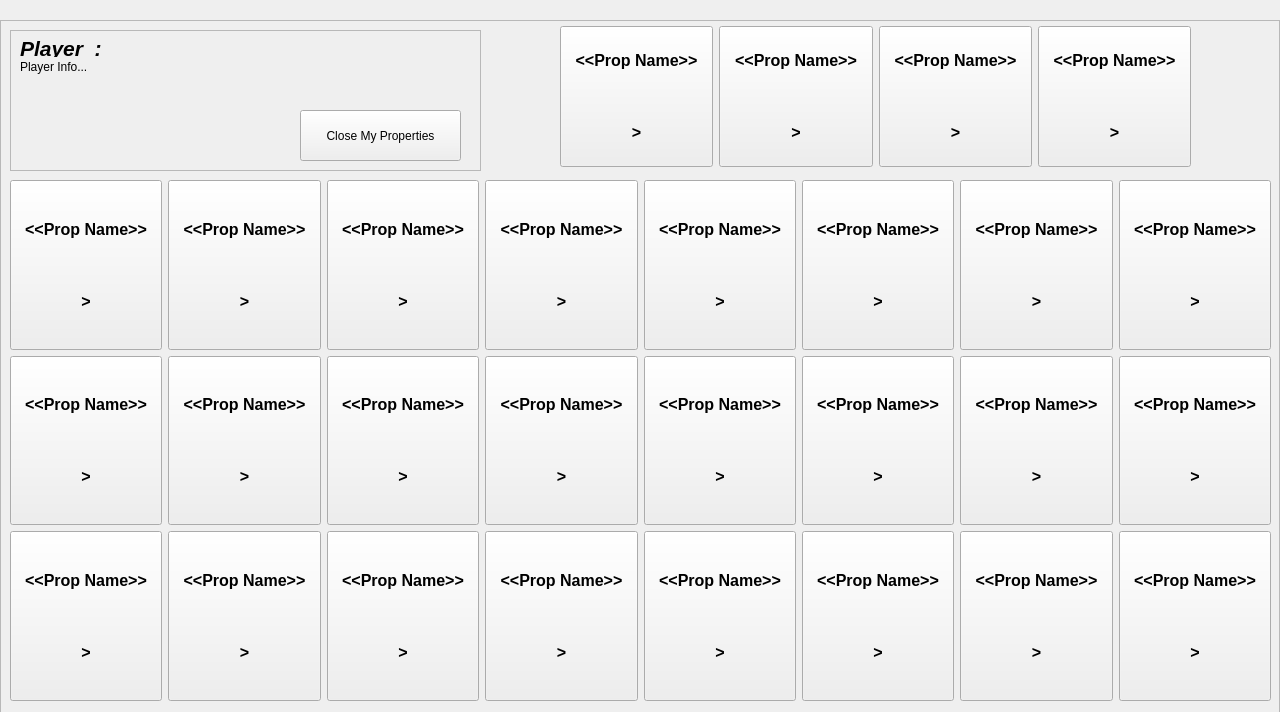
<?xml version="1.0" encoding="UTF-8"?>
<ui version="4.0">
 <class>propertyView</class>
 <widget class="QWidget" name="propertyView">
  <property name="geometry">
   <rect>
    <x>0</x>
    <y>0</y>
    <width>1280</width>
    <height>712</height>
   </rect>
  </property>
  <property name="windowTitle">
   <string>Property Viewer</string>
  </property>
  <property name="windowOpacity">
   <double>0.250000000000000</double>
  </property>
  <widget class="QFrame" name="frame_currentPlayerInfo">
   <property name="geometry">
    <rect>
     <x>0</x>
     <y>20</y>
     <width>1280</width>
     <height>720</height>
    </rect>
   </property>
   <property name="frameShape">
    <enum>QFrame::StyledPanel</enum>
   </property>
   <property name="frameShadow">
    <enum>QFrame::Raised</enum>
   </property>
   <widget class="QFrame" name="frame_playerInfo">
    <property name="geometry">
     <rect>
      <x>10</x>
      <y>10</y>
      <width>471</width>
      <height>141</height>
     </rect>
    </property>
    <property name="frameShape">
     <enum>QFrame::StyledPanel</enum>
    </property>
    <property name="frameShadow">
     <enum>QFrame::Raised</enum>
    </property>
    <widget class="QLabel" name="label_currPlayerName_2">
     <property name="geometry">
      <rect>
       <x>10</x>
       <y>10</y>
       <width>171</width>
       <height>17</height>
      </rect>
     </property>
     <property name="font">
      <font>
       <pointsize>16</pointsize>
       <weight>75</weight>
       <italic>true</italic>
       <bold>true</bold>
      </font>
     </property>
     <property name="text">
      <string>Player  :</string>
     </property>
     <property name="scaledContents">
      <bool>false</bool>
     </property>
    </widget>
    <widget class="QLabel" name="label_playerInfo_2">
     <property name="geometry">
      <rect>
       <x>10</x>
       <y>30</y>
       <width>271</width>
       <height>101</height>
      </rect>
     </property>
     <property name="text">
      <string>Player Info...</string>
     </property>
     <property name="alignment">
      <set>Qt::AlignLeading|Qt::AlignLeft|Qt::AlignTop</set>
     </property>
    </widget>
    <widget class="QPushButton" name="button_closeProperties">
     <property name="enabled">
      <bool>true</bool>
     </property>
     <property name="geometry">
      <rect>
       <x>290</x>
       <y>80</y>
       <width>161</width>
       <height>51</height>
      </rect>
     </property>
     <property name="autoFillBackground">
      <bool>false</bool>
     </property>
     <property name="text">
      <string>Close My Properties</string>
     </property>
    </widget>
   </widget>
   <widget class="QWidget" name="layoutWidget_3">
    <property name="geometry">
     <rect>
      <x>560</x>
      <y>6</y>
      <width>631</width>
      <height>141</height>
     </rect>
    </property>
    <layout class="QHBoxLayout" name="horizontalLayout_5">
     <item>
      <widget class="QPushButton" name="button_rr_1">
       <property name="sizePolicy">
        <sizepolicy hsizetype="Minimum" vsizetype="Minimum">
         <horstretch>0</horstretch>
         <verstretch>0</verstretch>
        </sizepolicy>
       </property>
       <property name="font">
        <font>
         <pointsize>12</pointsize>
         <weight>75</weight>
         <bold>true</bold>
        </font>
       </property>
       <property name="text">
        <string>&lt;&lt;Prop Name&gt;&gt;



&gt;</string>
       </property>
      </widget>
     </item>
     <item>
      <widget class="QPushButton" name="button_rr_2">
       <property name="sizePolicy">
        <sizepolicy hsizetype="Minimum" vsizetype="Minimum">
         <horstretch>0</horstretch>
         <verstretch>0</verstretch>
        </sizepolicy>
       </property>
       <property name="font">
        <font>
         <pointsize>12</pointsize>
         <weight>75</weight>
         <bold>true</bold>
        </font>
       </property>
       <property name="text">
        <string>&lt;&lt;Prop Name&gt;&gt;



&gt;</string>
       </property>
      </widget>
     </item>
     <item>
      <widget class="QPushButton" name="button_rr_3">
       <property name="sizePolicy">
        <sizepolicy hsizetype="Minimum" vsizetype="Minimum">
         <horstretch>0</horstretch>
         <verstretch>0</verstretch>
        </sizepolicy>
       </property>
       <property name="font">
        <font>
         <pointsize>12</pointsize>
         <weight>75</weight>
         <bold>true</bold>
        </font>
       </property>
       <property name="text">
        <string>&lt;&lt;Prop Name&gt;&gt;



&gt;</string>
       </property>
      </widget>
     </item>
     <item>
      <widget class="QPushButton" name="button_rr_4">
       <property name="sizePolicy">
        <sizepolicy hsizetype="Minimum" vsizetype="Minimum">
         <horstretch>0</horstretch>
         <verstretch>0</verstretch>
        </sizepolicy>
       </property>
       <property name="font">
        <font>
         <pointsize>12</pointsize>
         <weight>75</weight>
         <bold>true</bold>
        </font>
       </property>
       <property name="text">
        <string>&lt;&lt;Prop Name&gt;&gt;



&gt;</string>
       </property>
      </widget>
     </item>
    </layout>
   </widget>
   <widget class="QWidget" name="">
    <property name="geometry">
     <rect>
      <x>10</x>
      <y>160</y>
      <width>1261</width>
      <height>521</height>
     </rect>
    </property>
    <layout class="QVBoxLayout" name="verticalLayout">
     <item>
      <layout class="QHBoxLayout" name="horizontalLayout_1">
       <item>
        <widget class="QPushButton" name="button_pro_1">
         <property name="sizePolicy">
          <sizepolicy hsizetype="Minimum" vsizetype="Minimum">
           <horstretch>0</horstretch>
           <verstretch>0</verstretch>
          </sizepolicy>
         </property>
         <property name="font">
          <font>
           <pointsize>12</pointsize>
           <weight>75</weight>
           <bold>true</bold>
          </font>
         </property>
         <property name="text">
          <string>&lt;&lt;Prop Name&gt;&gt;



&gt;</string>
         </property>
        </widget>
       </item>
       <item>
        <widget class="QPushButton" name="button_pro_2">
         <property name="sizePolicy">
          <sizepolicy hsizetype="Minimum" vsizetype="Minimum">
           <horstretch>0</horstretch>
           <verstretch>0</verstretch>
          </sizepolicy>
         </property>
         <property name="font">
          <font>
           <pointsize>12</pointsize>
           <weight>75</weight>
           <bold>true</bold>
          </font>
         </property>
         <property name="text">
          <string>&lt;&lt;Prop Name&gt;&gt;



&gt;</string>
         </property>
        </widget>
       </item>
       <item>
        <widget class="QPushButton" name="button_pro_3">
         <property name="sizePolicy">
          <sizepolicy hsizetype="Minimum" vsizetype="Minimum">
           <horstretch>0</horstretch>
           <verstretch>0</verstretch>
          </sizepolicy>
         </property>
         <property name="font">
          <font>
           <pointsize>12</pointsize>
           <weight>75</weight>
           <bold>true</bold>
          </font>
         </property>
         <property name="text">
          <string>&lt;&lt;Prop Name&gt;&gt;



&gt;</string>
         </property>
        </widget>
       </item>
       <item>
        <widget class="QPushButton" name="button_pro_4">
         <property name="sizePolicy">
          <sizepolicy hsizetype="Minimum" vsizetype="Minimum">
           <horstretch>0</horstretch>
           <verstretch>0</verstretch>
          </sizepolicy>
         </property>
         <property name="font">
          <font>
           <pointsize>12</pointsize>
           <weight>75</weight>
           <bold>true</bold>
          </font>
         </property>
         <property name="text">
          <string>&lt;&lt;Prop Name&gt;&gt;



&gt;</string>
         </property>
        </widget>
       </item>
       <item>
        <widget class="QPushButton" name="button_pro_5">
         <property name="sizePolicy">
          <sizepolicy hsizetype="Minimum" vsizetype="Minimum">
           <horstretch>0</horstretch>
           <verstretch>0</verstretch>
          </sizepolicy>
         </property>
         <property name="font">
          <font>
           <pointsize>12</pointsize>
           <weight>75</weight>
           <bold>true</bold>
          </font>
         </property>
         <property name="text">
          <string>&lt;&lt;Prop Name&gt;&gt;



&gt;</string>
         </property>
        </widget>
       </item>
       <item>
        <widget class="QPushButton" name="button_pro_6">
         <property name="sizePolicy">
          <sizepolicy hsizetype="Minimum" vsizetype="Minimum">
           <horstretch>0</horstretch>
           <verstretch>0</verstretch>
          </sizepolicy>
         </property>
         <property name="font">
          <font>
           <pointsize>12</pointsize>
           <weight>75</weight>
           <bold>true</bold>
          </font>
         </property>
         <property name="text">
          <string>&lt;&lt;Prop Name&gt;&gt;



&gt;</string>
         </property>
        </widget>
       </item>
       <item>
        <widget class="QPushButton" name="button_pro_7">
         <property name="sizePolicy">
          <sizepolicy hsizetype="Minimum" vsizetype="Minimum">
           <horstretch>0</horstretch>
           <verstretch>0</verstretch>
          </sizepolicy>
         </property>
         <property name="font">
          <font>
           <pointsize>12</pointsize>
           <weight>75</weight>
           <bold>true</bold>
          </font>
         </property>
         <property name="text">
          <string>&lt;&lt;Prop Name&gt;&gt;



&gt;</string>
         </property>
        </widget>
       </item>
       <item>
        <widget class="QPushButton" name="button_pro_8">
         <property name="sizePolicy">
          <sizepolicy hsizetype="Minimum" vsizetype="Minimum">
           <horstretch>0</horstretch>
           <verstretch>0</verstretch>
          </sizepolicy>
         </property>
         <property name="font">
          <font>
           <pointsize>12</pointsize>
           <weight>75</weight>
           <bold>true</bold>
          </font>
         </property>
         <property name="text">
          <string>&lt;&lt;Prop Name&gt;&gt;



&gt;</string>
         </property>
        </widget>
       </item>
      </layout>
     </item>
     <item>
      <layout class="QHBoxLayout" name="horizontalLayout_3">
       <item>
        <widget class="QPushButton" name="button_pro_9">
         <property name="sizePolicy">
          <sizepolicy hsizetype="Minimum" vsizetype="Minimum">
           <horstretch>0</horstretch>
           <verstretch>0</verstretch>
          </sizepolicy>
         </property>
         <property name="font">
          <font>
           <pointsize>12</pointsize>
           <weight>75</weight>
           <bold>true</bold>
          </font>
         </property>
         <property name="text">
          <string>&lt;&lt;Prop Name&gt;&gt;



&gt;</string>
         </property>
        </widget>
       </item>
       <item>
        <widget class="QPushButton" name="button_pro_10">
         <property name="sizePolicy">
          <sizepolicy hsizetype="Minimum" vsizetype="Minimum">
           <horstretch>0</horstretch>
           <verstretch>0</verstretch>
          </sizepolicy>
         </property>
         <property name="font">
          <font>
           <pointsize>12</pointsize>
           <weight>75</weight>
           <bold>true</bold>
          </font>
         </property>
         <property name="text">
          <string>&lt;&lt;Prop Name&gt;&gt;



&gt;</string>
         </property>
        </widget>
       </item>
       <item>
        <widget class="QPushButton" name="button_pro_11">
         <property name="sizePolicy">
          <sizepolicy hsizetype="Minimum" vsizetype="Minimum">
           <horstretch>0</horstretch>
           <verstretch>0</verstretch>
          </sizepolicy>
         </property>
         <property name="font">
          <font>
           <pointsize>12</pointsize>
           <weight>75</weight>
           <bold>true</bold>
          </font>
         </property>
         <property name="text">
          <string>&lt;&lt;Prop Name&gt;&gt;



&gt;</string>
         </property>
        </widget>
       </item>
       <item>
        <widget class="QPushButton" name="button_pro_12">
         <property name="sizePolicy">
          <sizepolicy hsizetype="Minimum" vsizetype="Minimum">
           <horstretch>0</horstretch>
           <verstretch>0</verstretch>
          </sizepolicy>
         </property>
         <property name="font">
          <font>
           <pointsize>12</pointsize>
           <weight>75</weight>
           <bold>true</bold>
          </font>
         </property>
         <property name="text">
          <string>&lt;&lt;Prop Name&gt;&gt;



&gt;</string>
         </property>
        </widget>
       </item>
       <item>
        <widget class="QPushButton" name="button_pro_13">
         <property name="sizePolicy">
          <sizepolicy hsizetype="Minimum" vsizetype="Minimum">
           <horstretch>0</horstretch>
           <verstretch>0</verstretch>
          </sizepolicy>
         </property>
         <property name="font">
          <font>
           <pointsize>12</pointsize>
           <weight>75</weight>
           <bold>true</bold>
          </font>
         </property>
         <property name="text">
          <string>&lt;&lt;Prop Name&gt;&gt;



&gt;</string>
         </property>
        </widget>
       </item>
       <item>
        <widget class="QPushButton" name="button_pro_14">
         <property name="sizePolicy">
          <sizepolicy hsizetype="Minimum" vsizetype="Minimum">
           <horstretch>0</horstretch>
           <verstretch>0</verstretch>
          </sizepolicy>
         </property>
         <property name="font">
          <font>
           <pointsize>12</pointsize>
           <weight>75</weight>
           <bold>true</bold>
          </font>
         </property>
         <property name="text">
          <string>&lt;&lt;Prop Name&gt;&gt;



&gt;</string>
         </property>
        </widget>
       </item>
       <item>
        <widget class="QPushButton" name="button_pro_15">
         <property name="sizePolicy">
          <sizepolicy hsizetype="Minimum" vsizetype="Minimum">
           <horstretch>0</horstretch>
           <verstretch>0</verstretch>
          </sizepolicy>
         </property>
         <property name="font">
          <font>
           <pointsize>12</pointsize>
           <weight>75</weight>
           <bold>true</bold>
          </font>
         </property>
         <property name="text">
          <string>&lt;&lt;Prop Name&gt;&gt;



&gt;</string>
         </property>
        </widget>
       </item>
       <item>
        <widget class="QPushButton" name="button_pro_16">
         <property name="sizePolicy">
          <sizepolicy hsizetype="Minimum" vsizetype="Minimum">
           <horstretch>0</horstretch>
           <verstretch>0</verstretch>
          </sizepolicy>
         </property>
         <property name="font">
          <font>
           <pointsize>12</pointsize>
           <weight>75</weight>
           <bold>true</bold>
          </font>
         </property>
         <property name="text">
          <string>&lt;&lt;Prop Name&gt;&gt;



&gt;</string>
         </property>
        </widget>
       </item>
      </layout>
     </item>
     <item>
      <layout class="QHBoxLayout" name="horizontalLayout_4">
       <item>
        <widget class="QPushButton" name="button_pro_17">
         <property name="sizePolicy">
          <sizepolicy hsizetype="Minimum" vsizetype="Minimum">
           <horstretch>0</horstretch>
           <verstretch>0</verstretch>
          </sizepolicy>
         </property>
         <property name="font">
          <font>
           <pointsize>12</pointsize>
           <weight>75</weight>
           <bold>true</bold>
          </font>
         </property>
         <property name="text">
          <string>&lt;&lt;Prop Name&gt;&gt;



&gt;</string>
         </property>
        </widget>
       </item>
       <item>
        <widget class="QPushButton" name="button_pro_18">
         <property name="sizePolicy">
          <sizepolicy hsizetype="Minimum" vsizetype="Minimum">
           <horstretch>0</horstretch>
           <verstretch>0</verstretch>
          </sizepolicy>
         </property>
         <property name="font">
          <font>
           <pointsize>12</pointsize>
           <weight>75</weight>
           <bold>true</bold>
          </font>
         </property>
         <property name="text">
          <string>&lt;&lt;Prop Name&gt;&gt;



&gt;</string>
         </property>
        </widget>
       </item>
       <item>
        <widget class="QPushButton" name="button_pro_19">
         <property name="sizePolicy">
          <sizepolicy hsizetype="Minimum" vsizetype="Minimum">
           <horstretch>0</horstretch>
           <verstretch>0</verstretch>
          </sizepolicy>
         </property>
         <property name="font">
          <font>
           <pointsize>12</pointsize>
           <weight>75</weight>
           <bold>true</bold>
          </font>
         </property>
         <property name="text">
          <string>&lt;&lt;Prop Name&gt;&gt;



&gt;</string>
         </property>
        </widget>
       </item>
       <item>
        <widget class="QPushButton" name="button_pro_20">
         <property name="sizePolicy">
          <sizepolicy hsizetype="Minimum" vsizetype="Minimum">
           <horstretch>0</horstretch>
           <verstretch>0</verstretch>
          </sizepolicy>
         </property>
         <property name="font">
          <font>
           <pointsize>12</pointsize>
           <weight>75</weight>
           <bold>true</bold>
          </font>
         </property>
         <property name="text">
          <string>&lt;&lt;Prop Name&gt;&gt;



&gt;</string>
         </property>
        </widget>
       </item>
       <item>
        <widget class="QPushButton" name="button_pro_21">
         <property name="sizePolicy">
          <sizepolicy hsizetype="Minimum" vsizetype="Minimum">
           <horstretch>0</horstretch>
           <verstretch>0</verstretch>
          </sizepolicy>
         </property>
         <property name="font">
          <font>
           <pointsize>12</pointsize>
           <weight>75</weight>
           <bold>true</bold>
          </font>
         </property>
         <property name="text">
          <string>&lt;&lt;Prop Name&gt;&gt;



&gt;</string>
         </property>
        </widget>
       </item>
       <item>
        <widget class="QPushButton" name="button_pro_22">
         <property name="sizePolicy">
          <sizepolicy hsizetype="Minimum" vsizetype="Minimum">
           <horstretch>0</horstretch>
           <verstretch>0</verstretch>
          </sizepolicy>
         </property>
         <property name="font">
          <font>
           <pointsize>12</pointsize>
           <weight>75</weight>
           <bold>true</bold>
          </font>
         </property>
         <property name="text">
          <string>&lt;&lt;Prop Name&gt;&gt;



&gt;</string>
         </property>
        </widget>
       </item>
       <item>
        <widget class="QPushButton" name="button_pro_23">
         <property name="sizePolicy">
          <sizepolicy hsizetype="Minimum" vsizetype="Minimum">
           <horstretch>0</horstretch>
           <verstretch>0</verstretch>
          </sizepolicy>
         </property>
         <property name="font">
          <font>
           <pointsize>12</pointsize>
           <weight>75</weight>
           <bold>true</bold>
          </font>
         </property>
         <property name="text">
          <string>&lt;&lt;Prop Name&gt;&gt;



&gt;</string>
         </property>
        </widget>
       </item>
       <item>
        <widget class="QPushButton" name="button_pro_24">
         <property name="sizePolicy">
          <sizepolicy hsizetype="Minimum" vsizetype="Minimum">
           <horstretch>0</horstretch>
           <verstretch>0</verstretch>
          </sizepolicy>
         </property>
         <property name="font">
          <font>
           <pointsize>12</pointsize>
           <weight>75</weight>
           <bold>true</bold>
          </font>
         </property>
         <property name="text">
          <string>&lt;&lt;Prop Name&gt;&gt;



&gt;</string>
         </property>
        </widget>
       </item>
      </layout>
     </item>
    </layout>
   </widget>
   <zorder>frame_playerInfo</zorder>
   <zorder>button_pro_1</zorder>
   <zorder>button_pro_2</zorder>
   <zorder>button_pro_3</zorder>
   <zorder>button_pro_4</zorder>
   <zorder>button_pro_5</zorder>
   <zorder>button_pro_6</zorder>
   <zorder>button_pro_7</zorder>
   <zorder>button_pro_8</zorder>
   <zorder>button_prop_9</zorder>
   <zorder>button_prop_10</zorder>
   <zorder>layoutWidget</zorder>
   <zorder>layoutWidget_2</zorder>
   <zorder>button_pro_16</zorder>
   <zorder>layoutWidget_3</zorder>
  </widget>
 </widget>
 <resources/>
 <connections/>
</ui>
